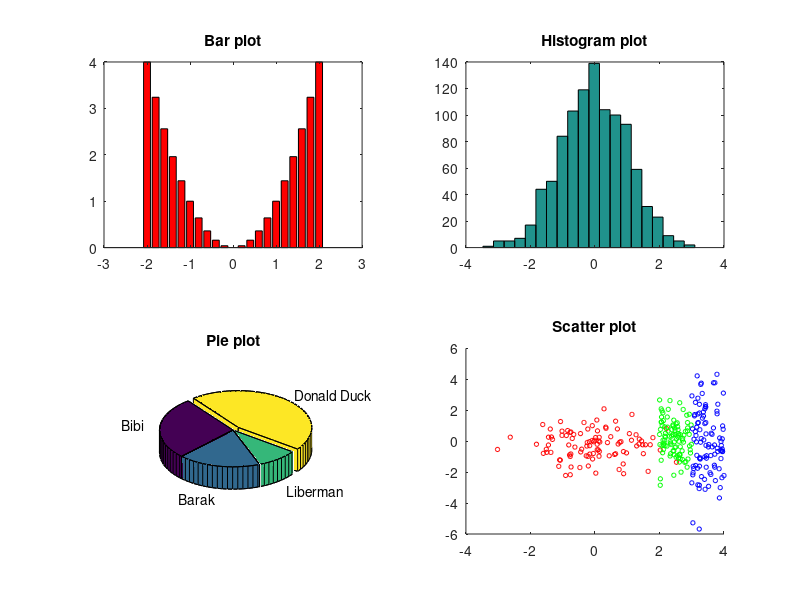

Write MATLAB code to recreate this figure.
close all;
clear all;
clc;

subplot(2, 2, 1)
x = -2 : 0.2 : 2;
y = x .*x;
bar(x,y, 'r');
title('Bar plot')

subplot(2, 2, 2);
norm_rand_values = randn(1, 1000);
hist(norm_rand_values, 20);
title('Histogram plot');

subplot(2, 2, 3);
pie3([3 2 1 5],[0 0 0 1],{'Bibi','Barak','Liberman','Donald Duck'})
title('Pie plot');
subplot(2, 2, 4);

x1 = randn(1, 100);
x2 = rand(1, 100) + 2;
x3 = rand(1, 100) + 3;
y1 = randn(1, 100);
y2 = randn(1, 100);
y3 = randn(1, 100) * 2;
z = [repmat([1 0 0], 100, 1); ...
repmat([0 1 0], 100, 1); repmat([0 0 1], 100, 1)];
scatter([x1 x2 x3], [y1 y2 y3], 10, z);
title('Scatter plot');
%repmat =replicate matrix z is a [300x3] matrix for indicating color